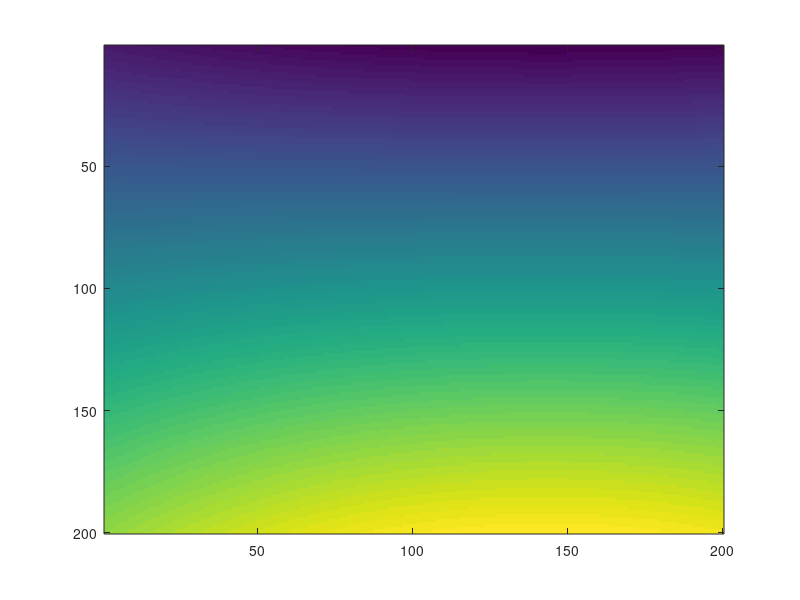

MATLAB code for this plot:
x = 0;
y = 0;

function result = f(x, y)
  result = sin(x)*cos(y);
  return;
endfunction

function result = f_x(x, y)
  #{
  result = (f(x+0.1, y) - f(x-0.1, y))/0.2;
  #}
  result = cos(x)*cos(y);
  return;
endfunction

function result = f_y(x, y)
  #{
  result = (f(x, y+0.1) - f(x, y-0.1))/0.2;
  #}
  result = sin(x)*(-sin(y));
  return;
endfunction

function result = f_y_x(x, y)
  #{
  result = (f_y(x+0.1, y) - f_y(x-0.1, y))/0.2;
  #}
  result = cos(x)*(-sin(y));
  return;
endfunction

function result = p(a, x, y)
  result = 0;
  i = 1;
  while(i <= 4)
    j = 1;
    while(j <= 4)
      result = result + a(i, j)*(x^(i-1))*(y^(j-1));
      j = j + 1;
    endwhile
    i = i + 1;
  endwhile
  return;
endfunction

x = input("Digite a coordenada x: \n");
y = input("Digite a coordenada y: \n");


x_2 = ceil(x);
x_1 = x_2 - 1;

y_2 = ceil(y);
y_1 = y_2 - 1;

matriz_fs = [f(x_1, y_1), f(x_1, y_2), f_y(x_1, y_1), f_y(x_1, y_2);...
             f(x_2, y_1), f(x_2, y_2), f_y(x_2, y_1), f_y(x_2, y_2);...
             f_x(x_1, y_1), f_x(x_1, y_2), f_y_x(x_1, y_1), f_y_x(x_1, y_2);...
             f_x(x_2, y_1), f_x(x_2, y_2), f_y_x(x_2, y_1), f_y_x(x_2, y_2)];
             
B = [1, 0, 0, 0;...
     0, 0, 1, 0;...
     -3, 3, -2, -1;...
     2, -2, 1, 1];

a = B*matriz_fs*transpose(B);

matriz_f_1 = zeros(200, 200);
matriz_a_1 = zeros(200, 200);

#{
  The given matrix 200x200 is going to form an image, by iterating for f(x, y)
  and p(x, y) we have the interpolated matrix and the original one.
  We begin at the bottom left of the image, then go to the right completing the
  row where we stand and every 200 pixels we change the row up.  
#}

i = 1;
h = 0.005;
while(i <= 200)
  j = 1;
  while(j <= 200)
    matriz_f_1(201-i, j) = f((x_1 + (j-1)*h), (y_1 + (i-1)*h));
    matriz_a_1(201-i, j) = p(a, ((x_1 + (j-1))*h), ((y_1 + (i-1))*h));
    j = j + 1;
  endwhile
  i = i + 1;
endwhile

imagesc(matriz_f_1);